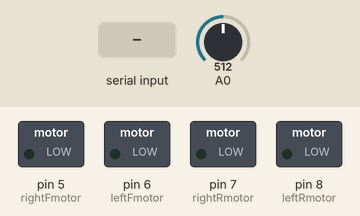
Simulated run of this sketch. Board: Arduino Leonardo, built with avr-gcc and run on an emulated ATmega32U4. Shown: switched loads named in the sketch (green lamp = pin HIGH). The test bench sets the inputs (shaded band); at power-on: A0 = 512. What the sketch prints to the serial monitor is not drawn.

Above: at 1.2 s.
1.3 s: "w" received over Serial
At 2.5 s:
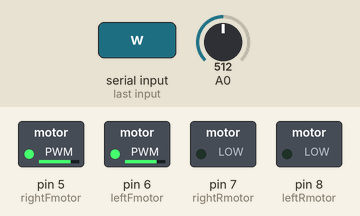
2.8 s: "s" received over Serial
At 3.8 s:
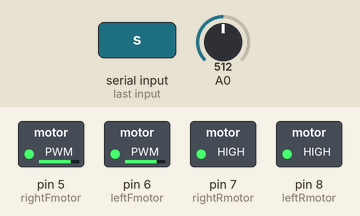
4.3 s: "a" received over Serial
At 5.0 s:
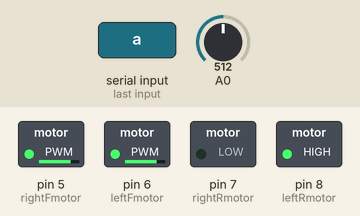
5.8 s: "d" received over Serial
At 6.1 s:
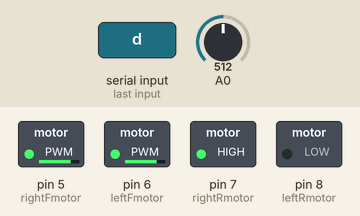
Timing chart, 0 to 8.3 s (numbered marks = the images above; inputs shaded):
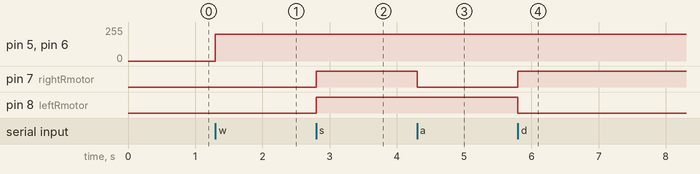

Measured:
- after the input at 1.3 s, pin 5 (rightFmotor), pin 6 (leftFmotor): 0/255 → 200/255 at once
- after the input at 2.8 s, pin 7 (rightRmotor), pin 8 (leftRmotor): LOW → HIGH at once
- after the input at 4.3 s, pin 7 (rightRmotor): HIGH → LOW at once
- after the input at 5.8 s, pin 7 (rightRmotor): LOW → HIGH at once; pin 8 (leftRmotor): HIGH → LOW at once

The sketch:

robotmove1.2.ino
```cpp
/* Changes
090913 	Remove Serial.print on bots movement
091013	Fix encoder pair count value
*/

#define leftFmotor 6 //M1 Speed Control
#define rightFmotor 5 //M2 Speed Control
#define leftRmotor 8 //M1 Direction Control
#define rightRmotor 7 //M2 Direction Control
int leftmotorSpeed = 200;
int rightmotorSpeed = 200;
long count = 0;
int rawsensorData = 0;
int sensorData1= 0;
int sensorData0 = 0;

void setup()
{
	Serial.begin(9600);
  	for(int i=5;i<=8;i++) {
  		pinMode(i, OUTPUT);
  	}
}

void loop()
{
	rawsensorData = analogRead(0);
	encoderCount();
	while(Serial.available() > 0) {
		char key = Serial.read();
		switch(key) {
			case 'w':
				forward();
				break;
			case 's':
				reverse();
				break;
			case 'a':
				left();
				break;
			case 'd':
				right();
				break;
			case 'p':
				speedUp();
				break;
			case 'l':
				speedDown();
				break;
			default:
				stop();
				break;
		}
	}
}

void stop()
{
	digitalWrite(leftFmotor, LOW);
        digitalWrite(rightFmotor, LOW);
        digitalWrite(leftRmotor, LOW);
        digitalWrite(rightRmotor, LOW);
}

void forward()
{
	analogWrite(leftFmotor, leftmotorSpeed);
	analogWrite(rightFmotor, rightmotorSpeed);
	digitalWrite(leftRmotor, LOW);
	digitalWrite(rightRmotor, LOW);
}

void reverse()
{
    analogWrite(leftFmotor, leftmotorSpeed);
    analogWrite(rightFmotor, rightmotorSpeed);
    digitalWrite(leftRmotor, HIGH);
    digitalWrite(rightRmotor, HIGH);
}

void left()
{
    analogWrite(leftFmotor, leftmotorSpeed);
    analogWrite(rightFmotor, rightmotorSpeed);
    digitalWrite(leftRmotor, HIGH);
    digitalWrite(rightRmotor, LOW);
}

void right()
{
    analogWrite(leftFmotor, leftmotorSpeed);
    analogWrite(rightFmotor, rightmotorSpeed);
    digitalWrite(leftRmotor, LOW);
    digitalWrite(rightRmotor, HIGH);
}

void speedUp()
{
	leftmotorSpeed = leftmotorSpeed + 5;
	rightmotorSpeed = rightmotorSpeed + 5;
	leftmotorSpeed = constrain(leftmotorSpeed,100,255);
	rightmotorSpeed = constrain(rightmotorSpeed,100,255);
	Serial.println(leftmotorSpeed);
	Serial.println(rightmotorSpeed);
}

void speedDown()
{
	leftmotorSpeed = leftmotorSpeed - 5;
	rightmotorSpeed = rightmotorSpeed - 5;
	leftmotorSpeed = constrain(leftmotorSpeed,100,255);
	rightmotorSpeed = constrain(rightmotorSpeed,100,255);
	Serial.println(leftmotorSpeed);
	Serial.println(rightmotorSpeed);
}

void encoderCount()
{
	if(rawsensorData < 600) {
                sensorData1 = 1;
        }
        else {
                sensorData1 =0;
        }
        if(sensorData1 != sensorData0) {
                count ++;
        }
        sensorData0 = sensorData1;
	Serial.println(count);
}
```
